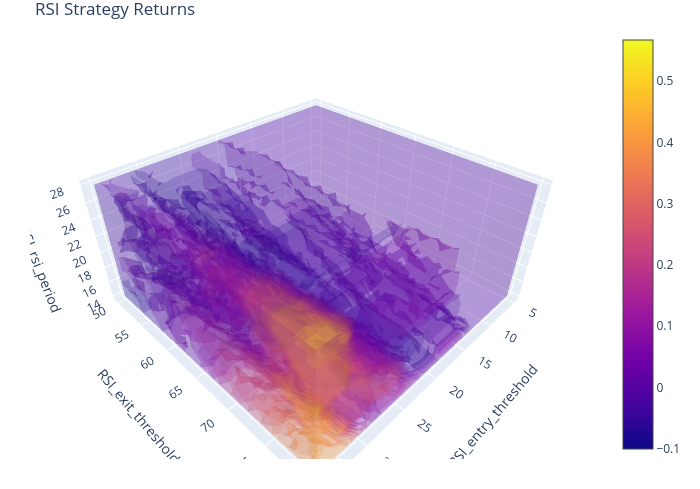

The code cell stored with this chart in its notebook:
### Code cell
fig = returns.vbt.volume(
    x_level="RSI_entry_threshold",
    y_level="RSI_exit_threshold",
    z_level="RSI_rsi_period",
    title="RSI Strategy Returns",
    xaxis_title="Entry Threshold",
    yaxis_title="Exit Threshold",
    coloraxis_colorbar=dict(title="Total Return")
    ).show()

### Figure 1 — Plotly figure (JSON) as saved in the notebook; plotly's stock layout.template omitted (floating-point values rounded to 4 significant figures; data arrays with more than 128 entries replaced by an {"elided": "..."} marker saying what was removed)
{"data": [{"colorscale": [[0, "#0d0887"], [0.1111, "#46039f"], [0.2222, "#7201a8"], [0.3333, "#9c179e"], [0.4444, "#bd3786"], [0.5556, "#d8576b"], [0.6667, "#ed7953"], [0.7778, "#fb9f3a"], [0.8889, "#fdca26"], [1, "#f0f921"]], "hovertemplate": "RSI_entry_threshold: %{x}<br>RSI_exit_threshold: %{y}<br>RSI_rsi_period: %{z}<br>value: %{value}<extra></extra>", "opacity": 0.2, "surface": {"count": 15}, "type": "volume", "uid": "2571784a-ff51-4dba-b2f7-0dacc72ceaa0", "value": {"elided": "14415 float values"}, "x": {"elided": "14415 int values"}, "y": {"elided": "14415 int values"}, "z": {"elided": "14415 int values"}}], "layout": {"coloraxis": {"colorbar": {"title": {"text": "Total Return"}}}, "height": 490.0, "legend": {"orientation": "h", "traceorder": "normal", "x": 1, "xanchor": "right", "y": 1.02, "yanchor": "bottom"}, "margin": {"b": 30, "l": 30, "r": 30, "t": 30}, "scene": {"xaxis": {"title": {"text": "RSI_entry_threshold"}}, "yaxis": {"title": {"text": "RSI_exit_threshold"}}, "zaxis": {"title": {"text": "RSI_rsi_period"}}}, "title": {"text": "RSI Strategy Returns"}, "width": 700, "xaxis": {"title": {"text": "Entry Threshold"}}, "yaxis": {"title": {"text": "Exit Threshold"}}}}
